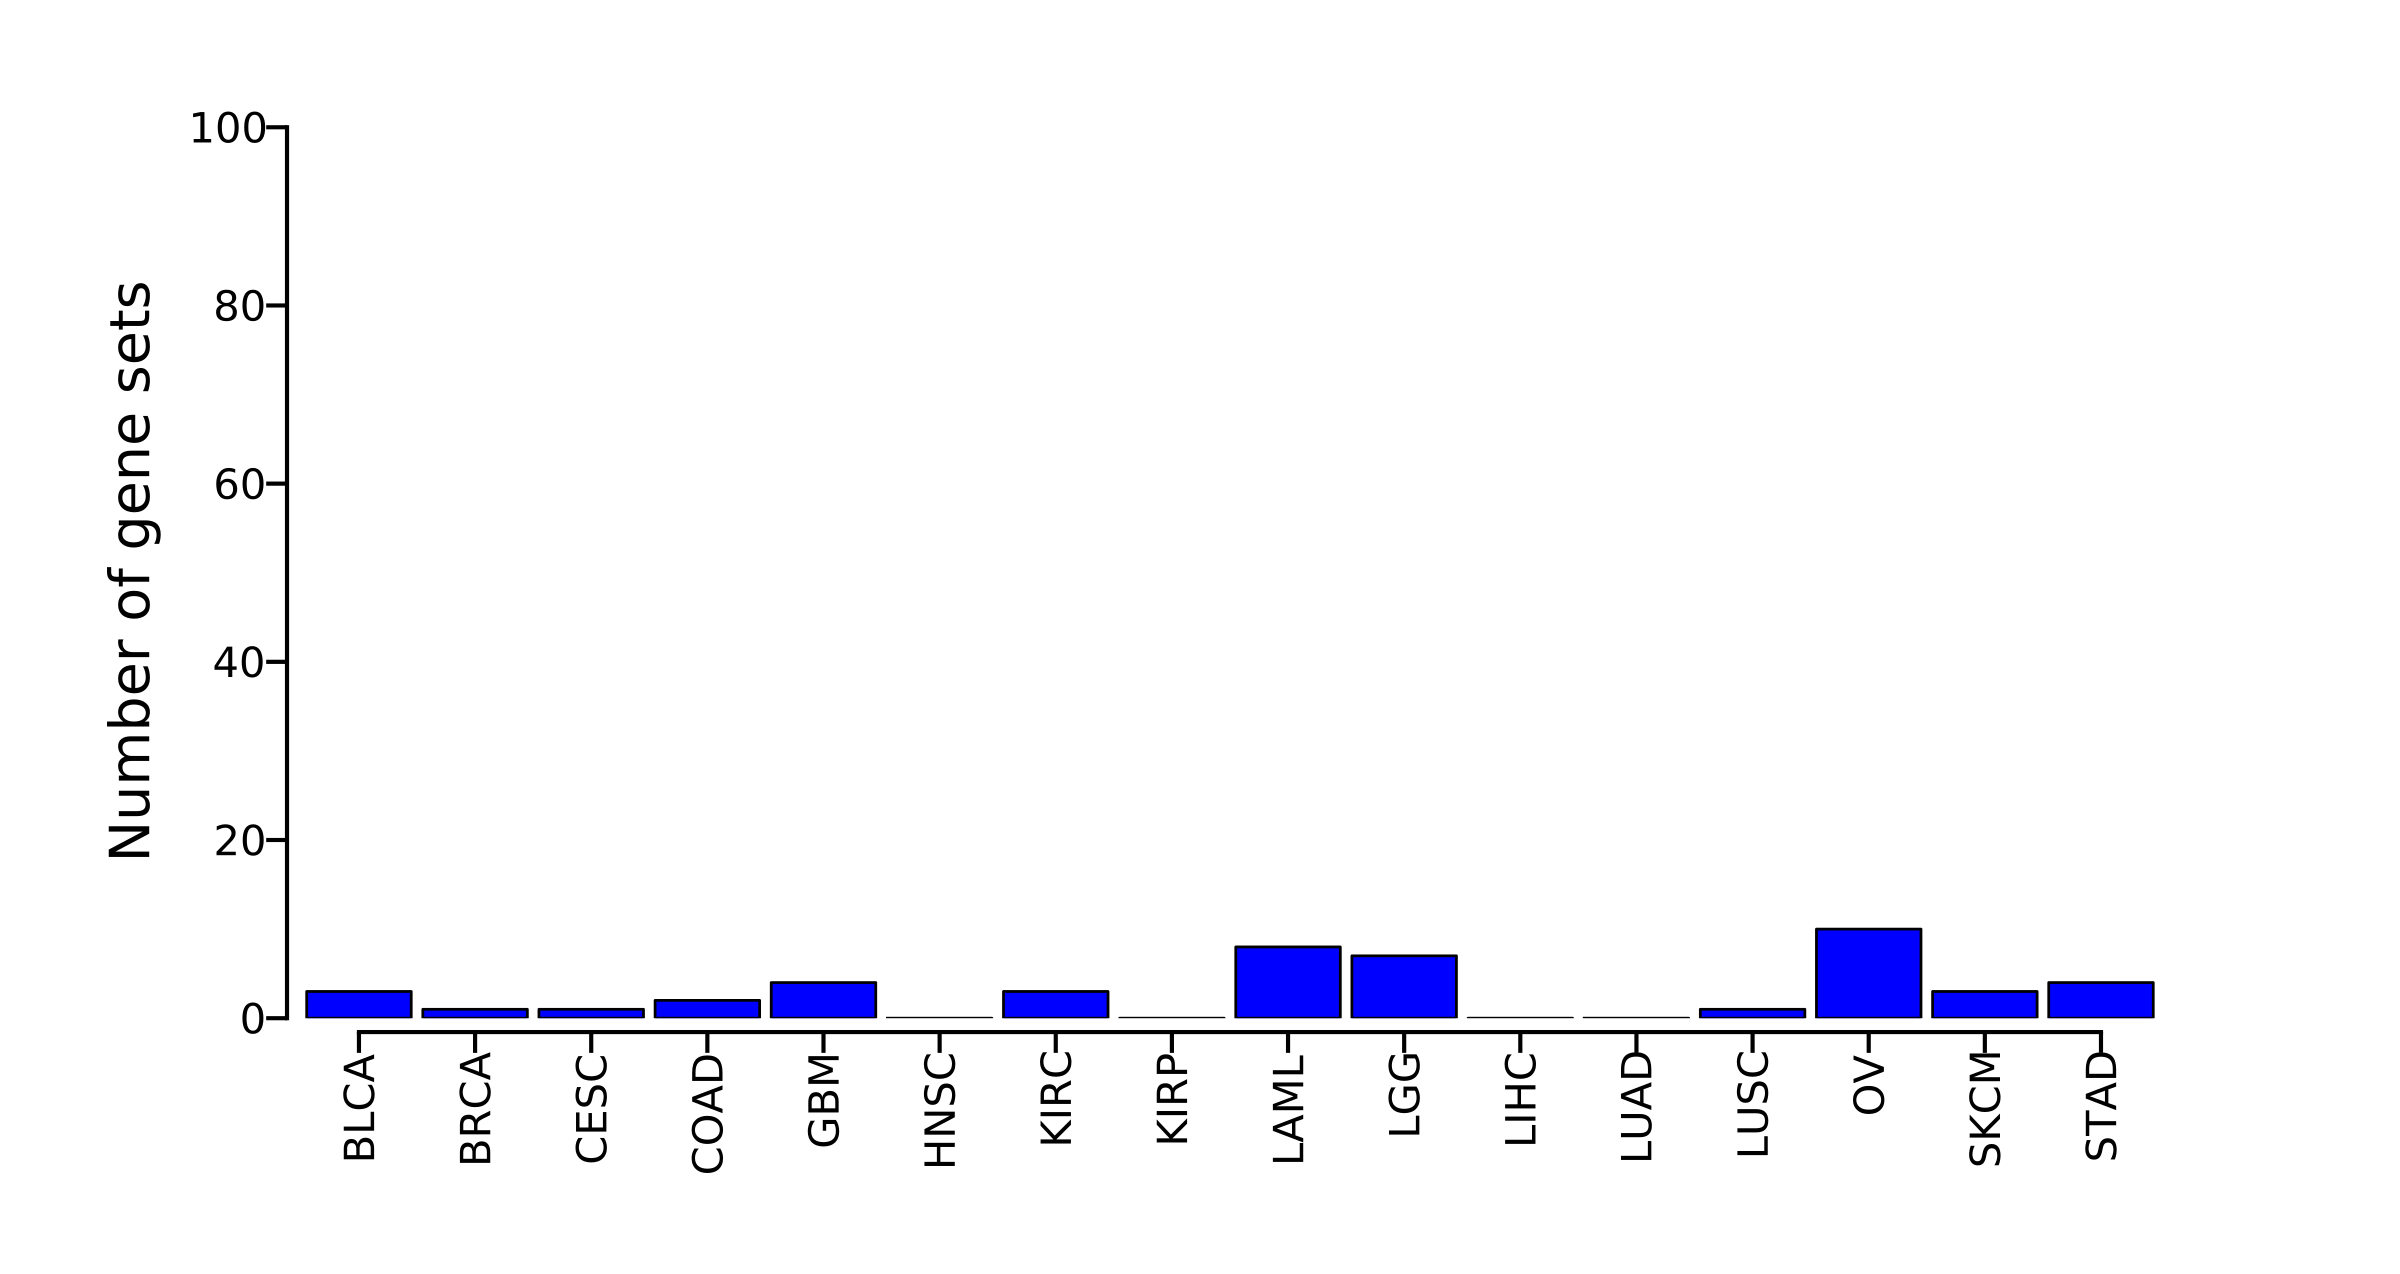

Reproduce this figure in Python.
##script for creating a bar graph

##load necessary modules
import pylab as plt
import os


BASE_DIR = os.path.dirname(os.path.dirname(os.path.dirname(os.path.dirname(os.path.abspath(__file__)))))

f=open(os.path.join(BASE_DIR,'figures','figure_2','gene_set_overlap','overlap_within_cancers.txt'))

data=eval(f.read())

names=['BLCA','BRCA','CESC','COAD','GBM','HNSC','KIRC','KIRP','LAML','LGG','LIHC','LUAD','LUSC','OV','SKCM','STAD']



fig = plt.figure()
ax = fig.add_subplot(111)
fig.subplots_adjust(bottom=.2)

ax.bar(range(1,17),data,color='b',width=.9,linewidth=2.0,align='center')
ax.set_ylim(0,100)
ax.set_xlim((0.5,16.5))

for item in ax.get_yticklabels():
        item.set_fontsize(30)

for item in ax.get_xticklabels():
        item.set_fontsize(30)

ax.tick_params(axis='x',length=15,width=3,direction='out',labelsize=30)
ax.tick_params(axis='y',length=15,width=3,direction='out',labelsize=30)
ax.spines['top'].set_visible(False)
ax.spines['right'].set_visible(False)
ax.spines['left'].set_linewidth(3)
ax.spines['bottom'].set_linewidth(3)
ax.spines['bottom'].set_position(['outward',10])
ax.spines['left'].set_position(['outward',10])
ax.spines['bottom'].set_bounds(1,16)
ax.xaxis.set_ticks_position('bottom')
ax.yaxis.set_ticks_position('left')
ax.set_xticks(range(1,17))
ax.set_xticklabels(names,rotation=90)
ax.set_ylabel('Number of gene sets',fontsize=40,labelpad=20)
plt.show()
